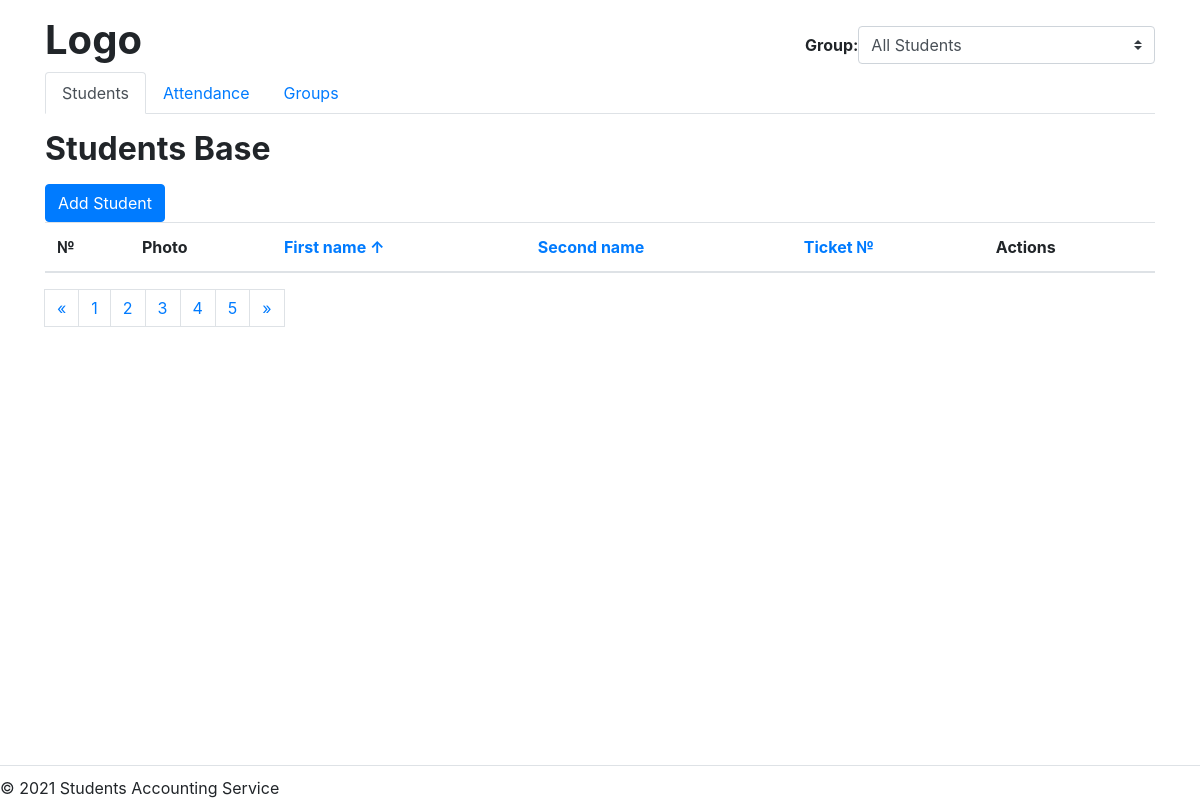
The app's page /, older data.
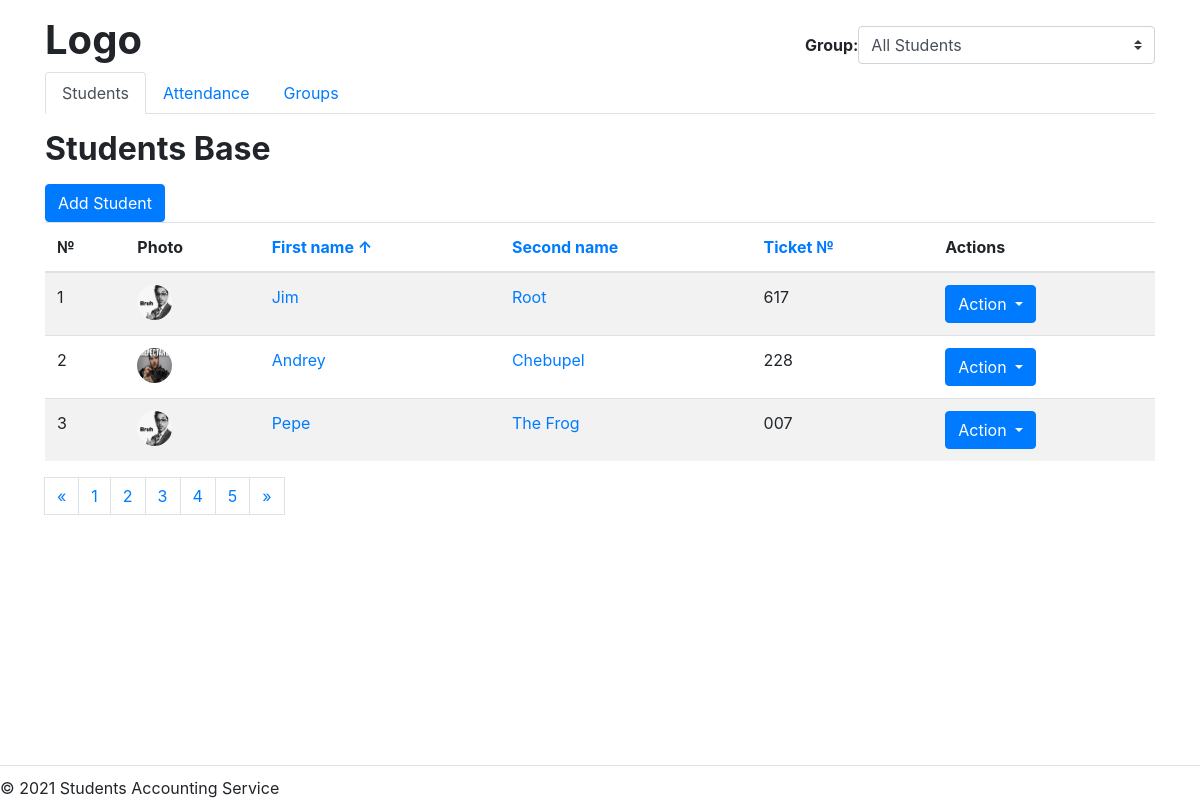
The same page, newer data.
### students/models.py (models this page shows, shortened)
class Student(models.Model):
    first_name = models.CharField(
        max_length=256,
        blank=False,
        verbose_name='First name')
    last_name = models.CharField(
        max_length=256,
        blank=False,
        verbose_name='Last name')
    middle_name = models.CharField(
        max_length=256,
        blank=True,
        verbose_name='Middle name',
        default='')
    birthday = models.DateField(
        blank=False,
        verbose_name='Birthday',
        null=True)
    photo = models.ImageField(
        blank=True,
        verbose_name='Photo',
        null=True)
    ticket = models.CharField(
        max_length=256,
        blank=False,
        verbose_name='Ticket')
    notes = models.TextField(
        blank=True,
        verbose_name='Notes')
    class Meta:
        verbose_name = 'Student'
        verbose_name_plural = 'Students'

### students/templates/views/students_views.py (the view)
# urls.py: path('', students_views.students_list, name='home'),
def students_list(request):
    students = Student.objects.all()
    return render(request, "students/students_list.html", {'students': students})

### students_proj/context_processors.py (called while the page is built)
def students_proc(request):
    return {'PORTAL_URL': PORTAL_URL}

### students/templates/students/students_list.html (shortened to what this page needs)
{% extends "students/base.html" %}
{% load static %}
{% block title %}Students Base{% endblock title %}
{% block content%}
<a class="btn btn-primary" href="{% url 'students_add' %}" role="button">Add Student</a>
<table class="table table-hover table-striped">
    <thead>
    <tr>
        <th>№</th>
        <th>Photo</th>
        <th><a href="#">First name &uarr;</a></th>
        <th><a href="#">Second name</a></th>
        <th><a href="#">Ticket  №</a></th>
        <th>Actions</th>
    </tr>
    </thead>
    <tbody>
    {% for student in students %}
    <tr>
        <td>{{ forloop.counter }}</td>
        <td>
            {% if student.photo %}
                <img src="{{ student.photo.url }}" height="35" width="35" class="rounded-circle">
            {% else %}
                <img src="{% static 'img/bruh.png' %}" height="35" width="35" class="rounded-circle">
            {% endif %}
        </td>
        <td><a title="Edit" href="{% url 'students_edit' student.id %}">{{ student.first_name }}</a></td>
        <td><a title="Edit" href="{% url 'students_edit' student.id %}">{{ student.last_name }}</a></td>
        <td>{{ student.ticket }}</td>
        <td>
            <div class="dropdown">
                <button type="button" class="btn btn-primary dropdown-toggle" data-toggle="dropdown">
                    Action
                </button>
            </div>
        </td>
    </tr>
    {% endfor %}
    </tbody>
</table>
{% endblock content %}

### students/templates/students/base.html (shortened to what this page needs)
{% load static %}
<!DOCTYPE html>
<html lang="en">
<head>
<link rel="stylesheet"
      href="https://stackpath.bootstrapcdn.com/bootstrap/4.4.1/css/bootstrap.min.css"
>
<link rel="stylesheet" href="{{ PORTAL_URL }}{% static 'css/main.css' %}">
</head>
<body>
<div class="container">
    <div class="row mt-3" id="header">
        <div class="col-sm-8"><h1>Logo</h1></div>
        <div class="col-sm-4 d-flex" id="group-selector">
            <label for="group"><strong>Group:</strong></label>
            <select class="custom-select" name="group" id="group">
                <option value="">All Students</option>
            </select>
        </div>
    </div>
    <div class="row" id="sub-header">
        <div class="col-sm-12">
            <ul class="nav nav-tabs">
                <li class="nav-item">
                    <a class="nav-link {% if request.path == '/' %}active{% endif %}" href="{% url 'home' %}">Students</a>
                </li>
                <li class="nav-item">
                    <a class="nav-link {% if '/journal' in request.path %}active{% endif %}" href="/journal">Attendance</a>
                </li>
                <li class="nav-item">
                    <a class="nav-link {% if '/groups' in request.path %}active{% endif %}" href="{% url 'groups' %}">Groups</a>
                </li>
            </ul>
        </div>
    </div>
    <div class="row" id="content-columns">
        <div class="col-sm-12" id="content-column">
            <h2 class="my-3">{% block title %}{% endblock title %}</h2>
            <div>
                {% block content %}{% endblock content %}
                <nav aria-label="Page navigation">
                    <ul class="pagination">
                        <li>
                            <a class="page-link" href="#" aria-label="Previous">
                                <span aria-hidden="true">&laquo;</span>
                            </a>
                        </li>
                        <li class="page-item">
                            <a class="page-link" href="#">1</a>
                        </li>
                        <li class="page-item">
                            <a class="page-link" href="#">2</a>
                        </li>
                        <li class="page-item">
                            <a class="page-link" href="#">3</a>
                        </li>
                        <li class="page-item">
                            <a class="page-link" href="#">4</a>
                        </li>
                        <li class="page-item">
                            <a class="page-link" href="#">5</a>
                        </li>
                        <li>
                            <a class="page-link" href="#" aria-label="Next">
                                <span aria-hidden="true">&raquo;</span>
                            </a>
                        </li>
                    </ul>
                </nav>
            </div>
        </div>
    </div>
    <div class="row fixed-bottom" id="footer">
        <div class="col-sm-12">&copy; 2021 Students Accounting Service</div>
    </div>
</div>
</body>
</html>

### students/static/css/main.css (style rules this page uses)
h1, h2, h3, h4, h5, h6 { font-weight: bold; }
#footer { border-top: 1px solid #dee2e6; padding-top: 10px; }
#group-selector { margin-top: 10px; }
#group-selector label { line-height: calc(1.5em + .75rem + 2px) }
.table td { vertical-aligh: middle; }

Row changes from the older to the newer data that the page shows:
added Student: first_name "Jim", last_name "Root", ticket "617"
added Student: photo (picture), first_name "Andrey", last_name "Chebupel", ticket "228"
added Student: first_name "Pepe", last_name "The Frog", ticket "007"
